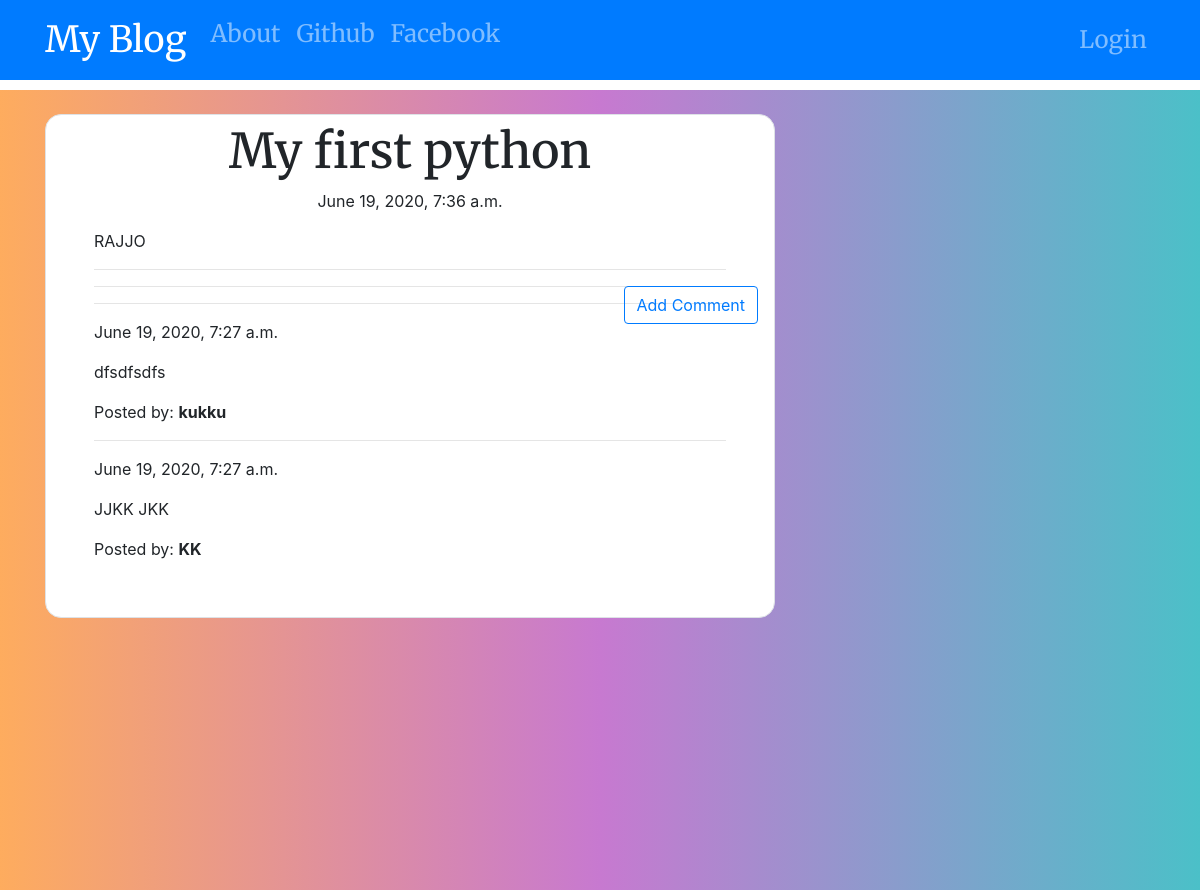
Screenshot of /post/2 with the database file from the repository.
### blog/models.py (models this page shows, shortened)
class Post(models.Model):
    author = models.ForeignKey('auth.User',on_delete=models.CASCADE)
    title = models.CharField(max_length=250)
    text = models.TextField()
    created_date = models.DateTimeField(default=timezone.now())
    published_date = models.DateTimeField(blank=True, null=True)

class Comment(models.Model):
    post = models.ForeignKey('blog.Post', related_name='comments', on_delete = models.CASCADE)
    author = models.CharField(max_length=250)
    text = models.TextField()
    created_date = models.DateTimeField(default=timezone.now())
    approved_comment = models.BooleanField(default=False)

### blog/views.py (the view)
# urls.py: url(r'^post/(?P<pk>\d+)$', views.PostDetailView.as_view(), name='post_detail'),
class PostDetailView(DetailView):
    model = Post

### blog/templates/blog/post_detail.html (shortened to what this page needs)
{% extends 'blog/base.html' %}
{% block content %}
<div class="bg-white px-5 py-2 mt-4 border border-2 draft_card">
 <h1 class="posttitle">{{post.title}}</h1>
 {% if post.published_date %}
  <div class="date postdate">
      {{post.published_date}}
  </div>
 {% else %}
   <a class="btn btn-success  font-weight-bold " href="{% url 'post_publish' pk=post.pk %}">Publish</a>
 {% endif %}
 <p class="postcontent">{{post.text|safe|linebreaksbr}}</p>
<hr>
<a class="btn btn-outline-primary btn-comment " href="{% url 'add_comment_to_post' pk=post.pk %}">Add Comment</a>
<hr>
<div >
     {% for comment in post.comments.all %}
     <div class="mb-5">
      <hr>
          {% if user.is_authenticated or comment.approved_comment %}
          {{ comment.created_date }}
            <p>{{ comment.text|safe|linebreaks}}</p>
            <p>Posted by: <strong>{{ comment.author }}</strong></p>
        {% endif %}
        {% empty %}
     </div>
    <p>No comments posted.</p>
    <hr>
     {% endfor %}
</div>
</div>
{% endblock %}

### blog/static/css/blog.css (style rules this page uses)
.draft_card { position: relative; border-radius: 1rem; }
.postdate { text-align: center; }
.posttitle { font-family: 'Merriweather', serif; font-size: 3em; text-align: center; }
.postcontent { font-family: Arial, Helvetica, sans-serif; font-size: 1.5em; }
.btn-comment { position: absolute; right: 1rem; top: auto; }

### rows the page displays
Post: title "My first python", published_date "June 19, 2020, 7:36 a.m.", text "RAJJO"
Comment: created_date "June 19, 2020, 7:27 a.m.", text "dfsdfsdfs", author "kukku"
Comment: created_date "June 19, 2020, 7:27 a.m.", text "JJKK JKK", author "KK"
